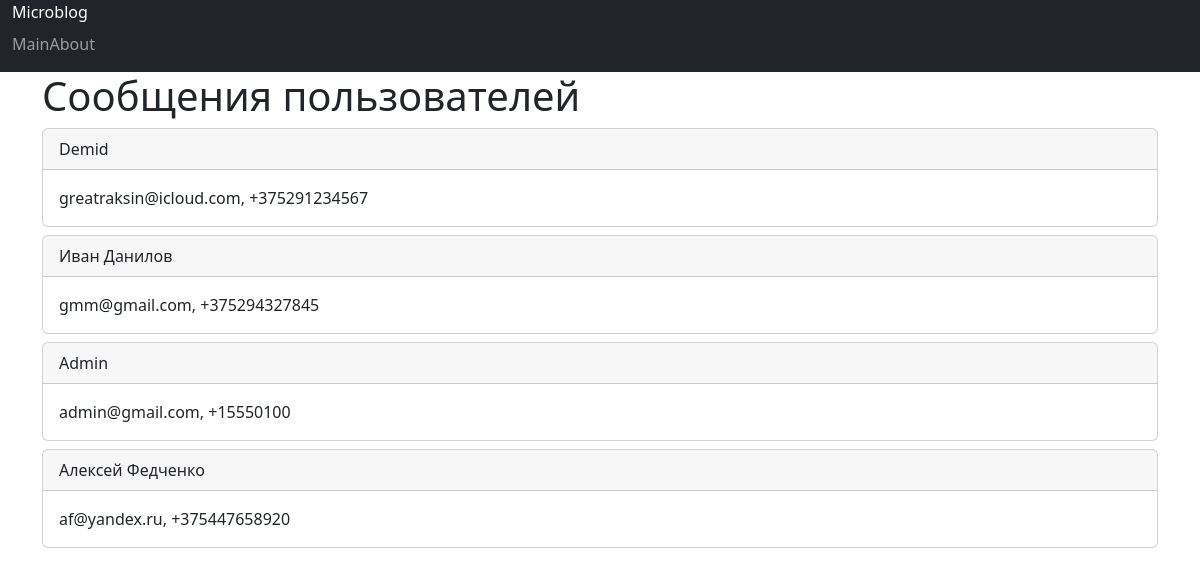
The page /admin on the database its author committed.
### tables this page shows
CREATE TABLE users (
    id INTEGER PRIMARY KEY AUTOINCREMENT,
    name VARCHAR(128) NOT NULL,
    email VARCHAR(128) NOT NULL UNIQUE,
    phone VARCHAR(100) NOT NULL
);

### routes.py (the view)
@app.route('/admin')
def admin():
    connection = db_connect()
    users = connection.execute('SELECT * FROM users')
    return render_template('admin.html', users=users)

### routes.py (called while the page is built)
def db_connect():
    conn = sqlite3.connect('database.db')
    conn.row_factory = sqlite3.Row  # выгружаю строки из базы данных
    return conn

### templates/admin.html
{% extends 'base.html' %}
{% block content %}
    <h1>Сообщения пользователей</h1>
    {% for user in users %}
        <div class="card mb-2">
            <div class="card-header">{{ user.name }}</div>
            <div class="card-body">
                {{ user.email }}, {{ user.phone }}
            </div>
        </div>
    {% endfor %}
{% endblock %}

### templates/base.html (shortened to what this page needs)
<!doctype html>
<html lang="en">
<head>
    <link href="https://cdn.jsdelivr.net/npm/bootstrap@5.2.0-beta1/dist/css/bootstrap.min.css" rel="stylesheet"
>
</head>
<body>
<nav class="navbar-dark navbar-expand-lg bg-dark">
    <div class="container-fluid">
        <a class="navbar-brand" href="#">Microblog</a>
        <div class="collapse navbar-collapse" id="navbarNav">
            <ul class="navbar-nav me-auto mb-2">
                <li class="nav-item">
                    <a class="nav-link" href="{{ url_for('main_page') }}">Main</a>
                </li>
                <li class="nav-item">
                    <a class="nav-link" href="{{ url_for('about') }}">About</a>
                </li>
            </ul>
        </div>
    </div>
</nav>
<div class="container">
    {% block content %}{% endblock %}
</div>
</body>
</html>

### rows shown on the page
users: name "Demid", email "greatraksin@icloud.com", phone "+375291234567"
users: name "Иван Данилов", email "gmm@gmail.com", phone "+375294327845"
users: name "Admin", email "admin@gmail.com", phone "+15550100"
users: name "Алексей Федченко", email "af@yandex.ru", phone "+375447658920"
